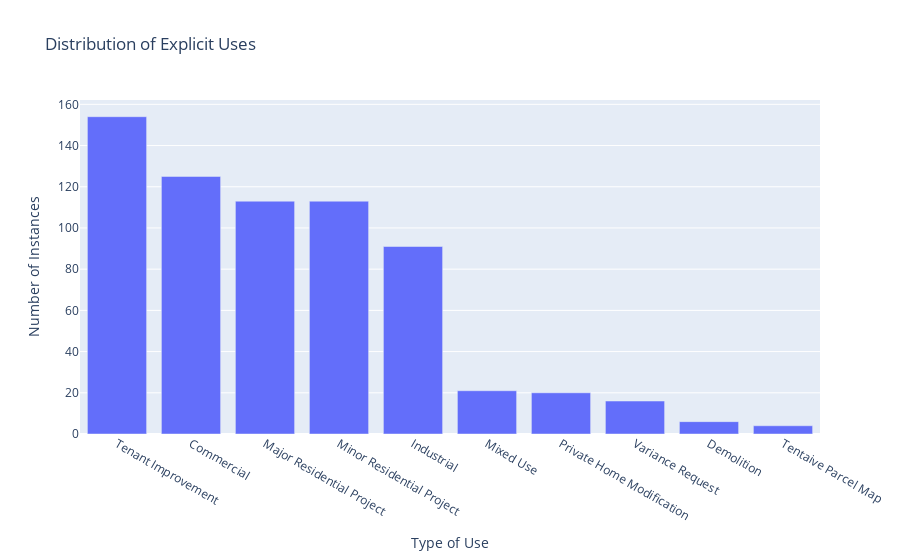

The cell this chart's notebook holds for it:
### Code cell
import plotly.express as px

# Count the instances for each unique value in 'explicitUses'
value_counts = df['explicitUses'].value_counts().reset_index()
value_counts.columns = ['Type of Use', 'Number of Instances']

# Create the bar chart
fig = px.bar(value_counts,
             x='Type of Use', 
             y='Number of Instances',
             title='Distribution of Explicit Uses')

fig.show()

### Figure 1 — Plotly figure (JSON) as saved in the notebook; plotly's stock layout.template omitted (floating-point values rounded to 4 significant figures)
{"data": [{"alignmentgroup": "True", "hovertemplate": "Type of Use=%{x}<br>Number of Instances=%{y}<extra></extra>", "legendgroup": "", "marker": {"color": "#636efa", "pattern": {"shape": ""}}, "name": "", "offsetgroup": "", "orientation": "v", "showlegend": false, "textposition": "auto", "type": "bar", "x": ["Tenant Improvement", "Commercial", "Major Residential Project", "Minor Residential Project", "Industrial", "Mixed Use", "Private Home Modification", "Variance Request", "Demolition", "Tentaive Parcel Map"], "xaxis": "x", "y": [154, 125, 113, 113, 91, 21, 20, 16, 6, 4], "yaxis": "y"}], "layout": {"barmode": "relative", "legend": {"tracegroupgap": 0}, "title": {"text": "Distribution of Explicit Uses"}, "xaxis": {"anchor": "y", "domain": [0, 1], "title": {"text": "Type of Use"}}, "yaxis": {"anchor": "x", "domain": [0, 1], "title": {"text": "Number of Instances"}}}}
